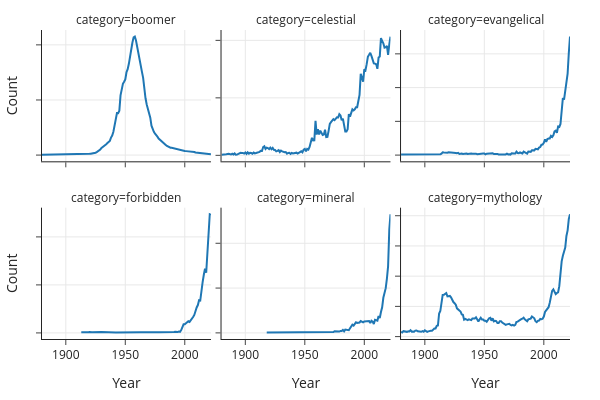

This figure's notebook cell:
### Code cell
# We'll talk about plotting code soon!
import plotly.express as px
fig = px.line(category_counts, x='Year', y='Count',
              facet_col='category', facet_col_wrap=3,
              facet_row_spacing=0.15,
              width=600, height=400)
fig.update_yaxes(matches=None, showticklabels=False)

### Figure 1 — Plotly figure (JSON) as saved in the notebook; plotly's stock layout.template omitted (floating-point values rounded to 4 significant figures; data arrays with more than 128 entries replaced by an {"elided": "..."} marker saying what was removed)
{"data": [{"hovertemplate": "category=boomer<br>Year=%{x}<br>Count=%{y}<extra></extra>", "legendgroup": "", "line": {"color": "#1F77B4", "dash": "solid"}, "marker": {"symbol": "circle"}, "mode": "lines", "name": "", "orientation": "v", "showlegend": false, "type": "scatter", "x": {"elided": "143 int values"}, "xaxis": "x4", "y": {"elided": "143 int values"}, "yaxis": "y4"}, {"hovertemplate": "category=celestial<br>Year=%{x}<br>Count=%{y}<extra></extra>", "legendgroup": "", "line": {"color": "#1F77B4", "dash": "solid"}, "marker": {"symbol": "circle"}, "mode": "lines", "name": "", "orientation": "v", "showlegend": false, "type": "scatter", "x": {"elided": "141 int values"}, "xaxis": "x5", "y": {"elided": "141 int values"}, "yaxis": "y5"}, {"hovertemplate": "category=evangelical<br>Year=%{x}<br>Count=%{y}<extra></extra>", "legendgroup": "", "line": {"color": "#1F77B4", "dash": "solid"}, "marker": {"symbol": "circle"}, "mode": "lines", "name": "", "orientation": "v", "showlegend": false, "type": "scatter", "x": [1880, 1883, 1884, 1887, 1888, 1891, 1892, 1894, 1896, 1897, 1904, 1907, 1908, 1910, 1911, 1912, 1913, 1914, 1915, 1916, 1917, 1918, 1919, 1920, 1921, 1922, 1923, 1924, 1925, 1926, 1927, 1928, 1929, 1930, 1931, 1932, 1933, 1934, 1935, 1936, 1937, 1938, 1939, 1940, 1941, 1942, 1943, 1944, 1945, 1946, 1947, 1948, 1949, 1950, 1951, 1952, 1953, 1954, 1955, 1957, 1958, 1959, 1960, 1961, 1962, 1964, 1965, 1966, 1968, 1969, 1970, 1971, 1972, 1973, 1974, 1975, 1976, 1977, 1978, 1979, 1980, 1981, 1982, 1983, 1984, 1985, 1986, 1987, 1988, 1989, 1990, 1991, 1992, 1993, 1994, 1995, 1996, 1997, 1998, 1999, 2000, 2001, 2002, 2003, 2004, 2005, 2006, 2007, 2008, 2009, 2010, 2011, 2012, 2013, 2014, 2015, 2016, 2017, 2018, 2019, 2020, 2021, 2022], "xaxis": "x6", "y": [7, 7, 8, 6, 5, 11, 8, 6, 10, 14, 6, 5, 6, 12, 6, 5, 11, 22, 41, 38, 34, 38, 35, 42, 42, 41, 35, 37, 33, 32, 28, 33, 17, 21, 23, 17, 21, 29, 24, 17, 21, 15, 22, 20, 23, 21, 21, 13, 16, 12, 26, 20, 22, 22, 11, 21, 24, 19, 19, 27, 15, 17, 15, 17, 9, 7, 6, 10, 10, 22, 10, 13, 8, 26, 30, 23, 23, 51, 31, 29, 39, 26, 24, 51, 41, 39, 22, 52, 48, 48, 73, 71, 70, 93, 86, 86, 111, 119, 154, 156, 182, 232, 198, 237, 246, 246, 284, 269, 294, 350, 362, 332, 422, 417, 461, 626, 844, 821, 944, 1066, 1207, 1513, 1756], "yaxis": "y6"}, {"hovertemplate": "category=forbidden<br>Year=%{x}<br>Count=%{y}<extra></extra>", "legendgroup": "", "line": {"color": "#1F77B4", "dash": "solid"}, "marker": {"symbol": "circle"}, "mode": "lines", "name": "", "orientation": "v", "showlegend": false, "type": "scatter", "x": [1913, 1914, 1915, 1917, 1918, 1919, 1920, 1921, 1922, 1930, 1942, 1963, 1964, 1966, 1967, 1970, 1971, 1973, 1974, 1975, 1978, 1985, 1987, 1989, 1990, 1991, 1992, 1993, 1994, 1995, 1996, 1997, 1998, 1999, 2000, 2001, 2002, 2003, 2004, 2005, 2006, 2007, 2008, 2009, 2010, 2011, 2012, 2013, 2014, 2015, 2016, 2017, 2018, 2019, 2020, 2021, 2022], "xaxis": "x", "y": [6, 5, 6, 5, 7, 6, 9, 8, 6, 9, 5, 6, 5, 8, 7, 8, 9, 6, 5, 6, 7, 7, 5, 5, 7, 10, 13, 9, 9, 15, 12, 29, 63, 89, 89, 98, 109, 121, 115, 130, 141, 165, 187, 235, 265, 290, 341, 337, 471, 529, 606, 669, 627, 828, 1068, 1236, 1231], "yaxis": "y"}, {"hovertemplate": "category=mineral<br>Year=%{x}<br>Count=%{y}<extra></extra>", "legendgroup": "", "line": {"color": "#1F77B4", "dash": "solid"}, "marker": {"symbol": "circle"}, "mode": "lines", "name": "", "orientation": "v", "showlegend": false, "type": "scatter", "x": [1918, 1967, 1968, 1969, 1971, 1973, 1974, 1975, 1976, 1977, 1978, 1979, 1980, 1981, 1982, 1983, 1984, 1985, 1986, 1987, 1988, 1989, 1990, 1991, 1992, 1993, 1994, 1995, 1996, 1997, 1998, 1999, 2000, 2001, 2002, 2003, 2004, 2005, 2006, 2007, 2008, 2009, 2010, 2011, 2012, 2013, 2014, 2015, 2016, 2017, 2018, 2019, 2020, 2021, 2022], "xaxis": "x2", "y": [5, 5, 6, 5, 5, 10, 9, 17, 15, 15, 14, 15, 22, 21, 33, 18, 37, 37, 37, 30, 51, 72, 91, 82, 109, 118, 112, 112, 116, 132, 127, 117, 128, 128, 133, 134, 133, 109, 136, 126, 99, 146, 143, 137, 187, 166, 232, 285, 392, 435, 499, 605, 744, 1152, 1324], "yaxis": "y2"}, {"hovertemplate": "category=mythology<br>Year=%{x}<br>Count=%{y}<extra></extra>", "legendgroup": "", "line": {"color": "#1F77B4", "dash": "solid"}, "marker": {"symbol": "circle"}, "mode": "lines", "name": "", "orientation": "v", "showlegend": false, "type": "scatter", "x": {"elided": "143 int values"}, "xaxis": "x3", "y": {"elided": "143 int values"}, "yaxis": "y3"}], "layout": {"annotations": [{"font": {}, "showarrow": false, "text": "category=forbidden", "x": 0.16, "xanchor": "center", "xref": "paper", "y": 0.425, "yanchor": "bottom", "yref": "paper"}, {"font": {}, "showarrow": false, "text": "category=mineral", "x": 0.5, "xanchor": "center", "xref": "paper", "y": 0.425, "yanchor": "bottom", "yref": "paper"}, {"font": {}, "showarrow": false, "text": "category=mythology", "x": 0.84, "xanchor": "center", "xref": "paper", "y": 0.425, "yanchor": "bottom", "yref": "paper"}, {"font": {}, "showarrow": false, "text": "category=boomer", "x": 0.16, "xanchor": "center", "xref": "paper", "y": 1, "yanchor": "bottom", "yref": "paper"}, {"font": {}, "showarrow": false, "text": "category=celestial", "x": 0.5, "xanchor": "center", "xref": "paper", "y": 1, "yanchor": "bottom", "yref": "paper"}, {"font": {}, "showarrow": false, "text": "category=evangelical", "x": 0.84, "xanchor": "center", "xref": "paper", "y": 1, "yanchor": "bottom", "yref": "paper"}], "height": 400, "legend": {"tracegroupgap": 0}, "width": 600, "xaxis": {"anchor": "y", "domain": [0, 0.32], "title": {"text": "Year"}}, "xaxis2": {"anchor": "y2", "domain": [0.34, 0.66], "matches": "x", "title": {"text": "Year"}}, "xaxis3": {"anchor": "y3", "domain": [0.68, 1.0], "matches": "x", "title": {"text": "Year"}}, "xaxis4": {"anchor": "y4", "domain": [0, 0.32], "matches": "x", "showticklabels": false}, "xaxis5": {"anchor": "y5", "domain": [0.34, 0.66], "matches": "x", "showticklabels": false}, "xaxis6": {"anchor": "y6", "domain": [0.68, 1.0], "matches": "x", "showticklabels": false}, "yaxis": {"anchor": "x", "domain": [0, 0.425], "showticklabels": false, "title": {"text": "Count"}}, "yaxis2": {"anchor": "x2", "domain": [0, 0.425], "showticklabels": false}, "yaxis3": {"anchor": "x3", "domain": [0, 0.425], "showticklabels": false}, "yaxis4": {"anchor": "x4", "domain": [0.575, 1], "showticklabels": false, "title": {"text": "Count"}}, "yaxis5": {"anchor": "x5", "domain": [0.575, 1], "showticklabels": false}, "yaxis6": {"anchor": "x6", "domain": [0.575, 1], "showticklabels": false}}}
